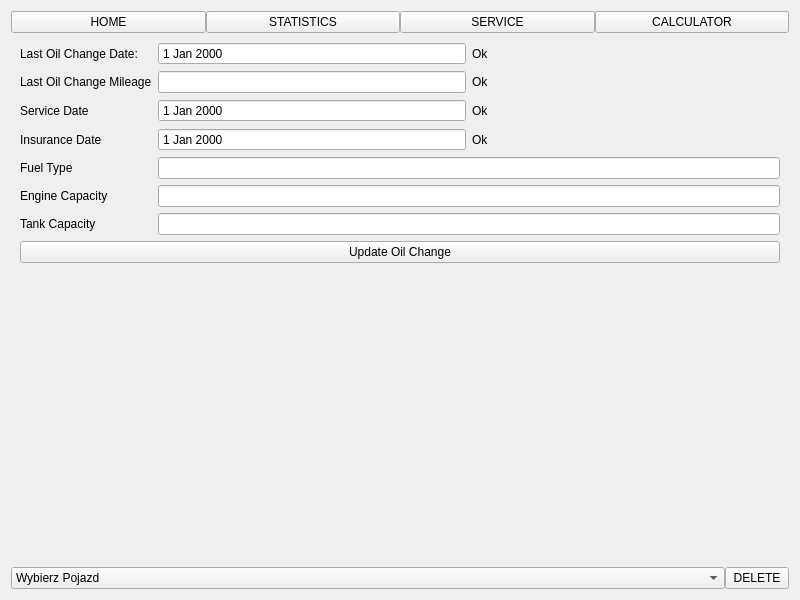
<?xml version="1.0" encoding="UTF-8"?>
<ui version="4.0">
 <class>MainWidget</class>
 <widget class="QWidget" name="MainWidget">
  <property name="geometry">
   <rect>
    <x>0</x>
    <y>0</y>
    <width>800</width>
    <height>600</height>
   </rect>
  </property>
  <property name="windowTitle">
   <string>MainWidget</string>
  </property>
  <layout class="QVBoxLayout" name="verticalLayout_2" stretch="0,0,0">
   <property name="spacing">
    <number>0</number>
   </property>
   <item>
    <layout class="QHBoxLayout" name="MENU_BAR">
     <item>
      <widget class="QPushButton" name="HOME_BUTTON">
       <property name="text">
        <string>HOME</string>
       </property>
       <property name="default">
        <bool>false</bool>
       </property>
      </widget>
     </item>
     <item>
      <widget class="QPushButton" name="STATISTICS_BUTTON">
       <property name="text">
        <string>STATISTICS</string>
       </property>
      </widget>
     </item>
     <item>
      <widget class="QPushButton" name="SERVICE_BUTTON">
       <property name="text">
        <string>SERVICE</string>
       </property>
      </widget>
     </item>
     <item>
      <widget class="QPushButton" name="CALCULATOR_BUTTON">
       <property name="text">
        <string>CALCULATOR</string>
       </property>
      </widget>
     </item>
    </layout>
   </item>
   <item>
    <widget class="QStackedWidget" name="APP_CONTENT">
     <property name="currentIndex">
      <number>2</number>
     </property>
     <widget class="QWidget" name="HOME_PAGE">
      <layout class="QGridLayout" name="gridLayout_2" rowstretch="1" columnstretch="1,0">
       <item row="0" column="1">
        <widget class="QFrame" name="EXPENSES_INFO">
         <property name="frameShape">
          <enum>QFrame::StyledPanel</enum>
         </property>
         <property name="frameShadow">
          <enum>QFrame::Raised</enum>
         </property>
         <layout class="QVBoxLayout" name="verticalLayout_4" stretch="0,1">
          <item>
           <widget class="QFrame" name="EXPENSES_LABEL">
            <property name="frameShape">
             <enum>QFrame::StyledPanel</enum>
            </property>
            <property name="frameShadow">
             <enum>QFrame::Raised</enum>
            </property>
            <layout class="QHBoxLayout" name="horizontalLayout_3" stretch="1,0">
             <item>
              <widget class="QLabel" name="LABEL_EXPENSES">
               <property name="text">
                <string>Expenses</string>
               </property>
              </widget>
             </item>
             <item>
              <layout class="QHBoxLayout" name="EXPENSES_BUTTON_BOX">
               <item>
                <widget class="QPushButton" name="ADD_EXPENSE">
                 <property name="autoFillBackground">
                  <bool>false</bool>
                 </property>
                 <property name="text">
                  <string>+</string>
                 </property>
                 <property name="icon">
                  <iconset theme="list-add">
                   <normaloff>.</normaloff>.</iconset>
                 </property>
                 <property name="iconSize">
                  <size>
                   <width>16</width>
                   <height>16</height>
                  </size>
                 </property>
                 <property name="checkable">
                  <bool>false</bool>
                 </property>
                 <property name="autoRepeat">
                  <bool>false</bool>
                 </property>
                 <property name="autoRepeatInterval">
                  <number>100</number>
                 </property>
                 <property name="autoDefault">
                  <bool>false</bool>
                 </property>
                 <property name="default">
                  <bool>false</bool>
                 </property>
                 <property name="flat">
                  <bool>false</bool>
                 </property>
                </widget>
               </item>
               <item>
                <widget class="QPushButton" name="REMOVE_EXPENSE">
                 <property name="text">
                  <string>-</string>
                 </property>
                 <property name="icon">
                  <iconset theme="list-remove">
                   <normaloff>.</normaloff>.</iconset>
                 </property>
                </widget>
               </item>
              </layout>
             </item>
            </layout>
           </widget>
          </item>
          <item>
           <widget class="QFrame" name="EXPENSES_VALUE">
            <property name="frameShape">
             <enum>QFrame::StyledPanel</enum>
            </property>
            <property name="frameShadow">
             <enum>QFrame::Raised</enum>
            </property>
            <layout class="QVBoxLayout" name="verticalLayout_5">
             <item>
              <widget class="QListWidget" name="EXPENSES_LIST"/>
             </item>
            </layout>
           </widget>
          </item>
         </layout>
        </widget>
       </item>
       <item row="0" column="0">
        <widget class="QFrame" name="PETROL_INFO">
         <property name="frameShape">
          <enum>QFrame::StyledPanel</enum>
         </property>
         <property name="frameShadow">
          <enum>QFrame::Raised</enum>
         </property>
         <layout class="QVBoxLayout" name="verticalLayout">
          <item>
           <widget class="QFrame" name="PETROL_LABEL">
            <property name="frameShape">
             <enum>QFrame::StyledPanel</enum>
            </property>
            <property name="frameShadow">
             <enum>QFrame::Raised</enum>
            </property>
            <layout class="QHBoxLayout" name="horizontalLayout_4" stretch="0,0">
             <item>
              <widget class="QLabel" name="LABEL_PETROL">
               <property name="text">
                <string>Petrol</string>
               </property>
              </widget>
             </item>
             <item>
              <layout class="QHBoxLayout" name="PETROL_BUTTON_BOX">
               <item>
                <widget class="QPushButton" name="ADD_PETROL">
                 <property name="autoFillBackground">
                  <bool>false</bool>
                 </property>
                 <property name="text">
                  <string>+</string>
                 </property>
                 <property name="icon">
                  <iconset theme="list-add">
                   <normaloff>.</normaloff>.</iconset>
                 </property>
                 <property name="iconSize">
                  <size>
                   <width>16</width>
                   <height>16</height>
                  </size>
                 </property>
                 <property name="checkable">
                  <bool>false</bool>
                 </property>
                 <property name="autoRepeat">
                  <bool>false</bool>
                 </property>
                 <property name="autoRepeatInterval">
                  <number>100</number>
                 </property>
                 <property name="autoDefault">
                  <bool>false</bool>
                 </property>
                 <property name="default">
                  <bool>false</bool>
                 </property>
                 <property name="flat">
                  <bool>false</bool>
                 </property>
                </widget>
               </item>
               <item>
                <widget class="QPushButton" name="REMOVE_PETROL">
                 <property name="text">
                  <string>-</string>
                 </property>
                 <property name="icon">
                  <iconset theme="list-remove">
                   <normaloff>.</normaloff>.</iconset>
                 </property>
                </widget>
               </item>
              </layout>
             </item>
            </layout>
           </widget>
          </item>
          <item>
           <widget class="QFrame" name="PETROL_VALUE">
            <property name="frameShape">
             <enum>QFrame::StyledPanel</enum>
            </property>
            <property name="frameShadow">
             <enum>QFrame::Raised</enum>
            </property>
            <layout class="QVBoxLayout" name="verticalLayout_7">
             <item>
              <widget class="QListWidget" name="PETROL_LIST"/>
             </item>
            </layout>
           </widget>
          </item>
         </layout>
        </widget>
       </item>
      </layout>
     </widget>
     <widget class="QWidget" name="STATISTICS_PAGE">
      <layout class="QGridLayout" name="gridLayout_3">
       <item row="0" column="0">
        <layout class="QFormLayout" name="LEFT_PANE">
         <item row="0" column="0">
          <widget class="QLabel" name="CAR_DISPLAY_NAME">
           <property name="text">
            <string>Car Display Name:</string>
           </property>
          </widget>
         </item>
         <item row="0" column="1">
          <widget class="QLabel" name="CAR_DISPLAY_NAME_VALUE">
           <property name="text">
            <string>Car Name</string>
           </property>
          </widget>
         </item>
         <item row="1" column="0">
          <widget class="QLabel" name="CAR_DESCRIPTION">
           <property name="text">
            <string>Car Description:</string>
           </property>
          </widget>
         </item>
         <item row="1" column="1">
          <widget class="QLabel" name="CAR_DESCRIPTION_VALUE">
           <property name="text">
            <string>Description Value</string>
           </property>
          </widget>
         </item>
         <item row="2" column="0">
          <widget class="QLabel" name="CAR_MODEL">
           <property name="text">
            <string>Model:</string>
           </property>
          </widget>
         </item>
         <item row="2" column="1">
          <widget class="QLabel" name="CAR_MODEL_VALUE">
           <property name="text">
            <string>Car Model</string>
           </property>
          </widget>
         </item>
         <item row="3" column="0">
          <widget class="QLabel" name="CAR_BRAND">
           <property name="text">
            <string>Brand:</string>
           </property>
          </widget>
         </item>
         <item row="3" column="1">
          <widget class="QLabel" name="CAR_BRAND_VALUE">
           <property name="text">
            <string>Car Brand</string>
           </property>
          </widget>
         </item>
         <item row="4" column="0">
          <widget class="QLabel" name="CAR_PRODUCTION_DATE">
           <property name="text">
            <string>Production Date:</string>
           </property>
          </widget>
         </item>
         <item row="4" column="1">
          <widget class="QDateEdit" name="CAR_PRODUCTION_DATE_VALUE">
           <property name="enabled">
            <bool>false</bool>
           </property>
           <property name="buttonSymbols">
            <enum>QAbstractSpinBox::NoButtons</enum>
           </property>
          </widget>
         </item>
         <item row="5" column="0">
          <widget class="QLabel" name="CAR_TANK_CAPACITY">
           <property name="text">
            <string>Tank Capacity:</string>
           </property>
          </widget>
         </item>
         <item row="5" column="1">
          <widget class="QLabel" name="CAR_TANK_CAPACITY_VALUE">
           <property name="text">
            <string>Tank Capacity</string>
           </property>
          </widget>
         </item>
         <item row="6" column="0">
          <widget class="QLabel" name="CAR_ENGINE_CAPACITY">
           <property name="text">
            <string>Engine Capacity:</string>
           </property>
          </widget>
         </item>
         <item row="6" column="1">
          <widget class="QLabel" name="CAR_ENGINE_CAPACITY_VALUE">
           <property name="text">
            <string>Engine Capacity</string>
           </property>
          </widget>
         </item>
        </layout>
       </item>
       <item row="0" column="1">
        <layout class="QFormLayout" name="RIGHT_PANE">
         <item row="0" column="0">
          <widget class="QLabel" name="LAST_FILL_RANGE">
           <property name="text">
            <string>Last Fill Distance:</string>
           </property>
          </widget>
         </item>
         <item row="0" column="1">
          <widget class="QLabel" name="LAST_FILL_RANGE_VALUE">
           <property name="text">
            <string>0 km</string>
           </property>
          </widget>
         </item>
         <item row="1" column="0">
          <widget class="QLabel" name="AVERAGE_FILL_RANGE">
           <property name="text">
            <string>Avarage Fill Range:</string>
           </property>
          </widget>
         </item>
         <item row="1" column="1">
          <widget class="QLabel" name="AVERAGE_FILL_RANGE_VALUE">
           <property name="text">
            <string>0 km</string>
           </property>
          </widget>
         </item>
         <item row="2" column="0">
          <widget class="QLabel" name="AVERAGE_FILL_PRICE">
           <property name="text">
            <string>Average Fill Price:</string>
           </property>
          </widget>
         </item>
         <item row="2" column="1">
          <widget class="QLabel" name="AVERAGE_FILL_PRICE_VALUE">
           <property name="text">
            <string>0 PLN</string>
           </property>
          </widget>
         </item>
         <item row="3" column="0">
          <widget class="QLabel" name="TOTAL_FUEL_COST">
           <property name="text">
            <string>Total Fuel Cost:</string>
           </property>
          </widget>
         </item>
         <item row="3" column="1">
          <widget class="QLabel" name="TOTAL_FUEL_COST_VALUE">
           <property name="text">
            <string>0 PLN</string>
           </property>
          </widget>
         </item>
         <item row="4" column="0">
          <widget class="QLabel" name="LAST_KNOWN_MILEAGE">
           <property name="text">
            <string>Last Known Mileage:</string>
           </property>
          </widget>
         </item>
         <item row="4" column="1">
          <widget class="QLabel" name="LAST_KNOWN_MILEAGE_VALUE">
           <property name="text">
            <string>0 km</string>
           </property>
          </widget>
         </item>
        </layout>
       </item>
      </layout>
     </widget>
     <widget class="QWidget" name="SERVICE_PAGE">
      <layout class="QGridLayout" name="gridLayout" rowstretch="0">
       <item row="0" column="0">
        <layout class="QFormLayout" name="SERVICE_CONTAINER">
         <item row="0" column="0">
          <widget class="QLabel" name="SERVICE_LAST_OIL_CHANGE_DATE">
           <property name="text">
            <string>Last Oil Change Date:</string>
           </property>
          </widget>
         </item>
         <item row="0" column="1">
          <layout class="QHBoxLayout" name="SERVICE_LAST_OIL_CHANGE_DATE_CONTAINER">
           <item>
            <widget class="QDateEdit" name="SERVICE_LAST_OIL_CHANGE_DATE_VALUE">
             <property name="enabled">
              <bool>true</bool>
             </property>
             <property name="readOnly">
              <bool>true</bool>
             </property>
             <property name="buttonSymbols">
              <enum>QAbstractSpinBox::NoButtons</enum>
             </property>
            </widget>
           </item>
           <item>
            <widget class="QLabel" name="SERVICE_LAST_OIL_CHANGE_DATE_STATUS">
             <property name="text">
              <string>Ok</string>
             </property>
            </widget>
           </item>
          </layout>
         </item>
         <item row="1" column="0">
          <widget class="QLabel" name="SERVICE_LAST_OIL_CHANGE_MILEAGE">
           <property name="text">
            <string>Last Oil Change Mileage</string>
           </property>
          </widget>
         </item>
         <item row="1" column="1">
          <layout class="QHBoxLayout" name="SERVICE_LAST_OIL_CHANGE_MILEAGE_CONTAINER">
           <item>
            <widget class="QLineEdit" name="SERVICE_LAST_OIL_CHANGE_MILEAGE_VALUE">
             <property name="enabled">
              <bool>true</bool>
             </property>
             <property name="sizePolicy">
              <sizepolicy hsizetype="Minimum" vsizetype="Fixed">
               <horstretch>0</horstretch>
               <verstretch>0</verstretch>
              </sizepolicy>
             </property>
             <property name="readOnly">
              <bool>true</bool>
             </property>
            </widget>
           </item>
           <item>
            <widget class="QLabel" name="SERVICE_LAST_OIL_CHANGE_MILEAGE_STATUS">
             <property name="text">
              <string>Ok</string>
             </property>
            </widget>
           </item>
          </layout>
         </item>
         <item row="2" column="0">
          <widget class="QLabel" name="SERVICE_DATE">
           <property name="text">
            <string>Service Date</string>
           </property>
          </widget>
         </item>
         <item row="2" column="1">
          <layout class="QHBoxLayout" name="SERVICE_DATE_CONTAINER">
           <item>
            <widget class="QDateEdit" name="SERVICE_DATE_VALUE">
             <property name="enabled">
              <bool>true</bool>
             </property>
             <property name="readOnly">
              <bool>true</bool>
             </property>
             <property name="buttonSymbols">
              <enum>QAbstractSpinBox::NoButtons</enum>
             </property>
            </widget>
           </item>
           <item>
            <widget class="QLabel" name="SERVICE_DATE_STATUS">
             <property name="text">
              <string>Ok</string>
             </property>
            </widget>
           </item>
          </layout>
         </item>
         <item row="4" column="0">
          <widget class="QLabel" name="SERVICE_FUEL_TYPE">
           <property name="text">
            <string>Fuel Type</string>
           </property>
          </widget>
         </item>
         <item row="4" column="1">
          <widget class="QLineEdit" name="SERVICE_FUEL_TYPE_VALUE">
           <property name="enabled">
            <bool>true</bool>
           </property>
           <property name="readOnly">
            <bool>true</bool>
           </property>
          </widget>
         </item>
         <item row="5" column="0">
          <widget class="QLabel" name="SERVICE_ENGINE_CAPACITY">
           <property name="text">
            <string>Engine Capacity</string>
           </property>
          </widget>
         </item>
         <item row="5" column="1">
          <widget class="QLineEdit" name="SERVICE_ENGINE_CAPACITY_VALUE">
           <property name="enabled">
            <bool>true</bool>
           </property>
           <property name="readOnly">
            <bool>true</bool>
           </property>
          </widget>
         </item>
         <item row="6" column="0">
          <widget class="QLabel" name="SERVICE_TANK_CAPACITY">
           <property name="text">
            <string>Tank Capacity</string>
           </property>
          </widget>
         </item>
         <item row="6" column="1">
          <widget class="QLineEdit" name="SERVICE_TANK_CAPACITY_VALUE">
           <property name="enabled">
            <bool>true</bool>
           </property>
           <property name="readOnly">
            <bool>true</bool>
           </property>
          </widget>
         </item>
         <item row="3" column="0">
          <widget class="QLabel" name="SERVICE_INSURANCE_DATE">
           <property name="text">
            <string>Insurance Date</string>
           </property>
          </widget>
         </item>
         <item row="3" column="1">
          <layout class="QHBoxLayout" name="SERVICE_INSURANCE_DATE_CONTAINER">
           <item>
            <widget class="QDateEdit" name="SERVICE_INSURANCE_DATE_VALUE">
             <property name="enabled">
              <bool>true</bool>
             </property>
             <property name="readOnly">
              <bool>true</bool>
             </property>
             <property name="buttonSymbols">
              <enum>QAbstractSpinBox::NoButtons</enum>
             </property>
            </widget>
           </item>
           <item>
            <widget class="QLabel" name="SERVICE_INSURANCE_DATE_STATUS">
             <property name="text">
              <string>Ok</string>
             </property>
            </widget>
           </item>
          </layout>
         </item>
         <item row="7" column="0" colspan="2">
          <widget class="QPushButton" name="SERVICE_OIL_CHANGE_UPDATE_BTN">
           <property name="text">
            <string>Update Oil Change</string>
           </property>
          </widget>
         </item>
        </layout>
       </item>
      </layout>
     </widget>
     <widget class="QWidget" name="CALCULATOR_PAGE">
      <layout class="QVBoxLayout" name="verticalLayout_6">
       <item>
        <widget class="QComboBox" name="CALCULATOR_OPERATION_PICK">
         <item>
          <property name="text">
           <string>Trip Price</string>
          </property>
         </item>
         <item>
          <property name="text">
           <string>Range</string>
          </property>
         </item>
         <item>
          <property name="text">
           <string>Fuel Consumption Unit</string>
          </property>
         </item>
         <item>
          <property name="text">
           <string>Needed Fuel</string>
          </property>
         </item>
        </widget>
       </item>
       <item>
        <widget class="QFrame" name="CALCULATOR_FIELDS_CONTAINER">
         <property name="frameShape">
          <enum>QFrame::StyledPanel</enum>
         </property>
         <property name="frameShadow">
          <enum>QFrame::Raised</enum>
         </property>
         <layout class="QGridLayout" name="gridLayout_4">
          <item row="0" column="2">
           <widget class="QDoubleSpinBox" name="CALCULATOR_DISTANCE_VALUE">
            <property name="suffix">
             <string> Km</string>
            </property>
            <property name="maximum">
             <double>100000000000000004764729344.000000000000000</double>
            </property>
           </widget>
          </item>
          <item row="4" column="0">
           <widget class="QLabel" name="CALCULATOR_FUEL_CONSUMPTION_LABEL">
            <property name="text">
             <string>Fuel Consumption:</string>
            </property>
           </widget>
          </item>
          <item row="4" column="2">
           <widget class="QDoubleSpinBox" name="CALCULATOR_FUEL_CONSUMPTION_VALUE">
            <property name="suffix">
             <string> L/1000km</string>
            </property>
            <property name="maximum">
             <double>100000000000000004764729344.000000000000000</double>
            </property>
           </widget>
          </item>
          <item row="5" column="2">
           <widget class="QDoubleSpinBox" name="CALCULATOR_NEEDED_FUEL_VALUE">
            <property name="enabled">
             <bool>false</bool>
            </property>
            <property name="suffix">
             <string> L</string>
            </property>
            <property name="maximum">
             <double>10000000000000000000000.000000000000000</double>
            </property>
           </widget>
          </item>
          <item row="5" column="0">
           <widget class="QLabel" name="CALCULATOR_NEEDED_FUEL_LABEL">
            <property name="enabled">
             <bool>false</bool>
            </property>
            <property name="text">
             <string>Needed Fuel: </string>
            </property>
           </widget>
          </item>
          <item row="0" column="0">
           <widget class="QLabel" name="CALCULATOR_DISTANCE_LABEL">
            <property name="text">
             <string>Distance: </string>
            </property>
           </widget>
          </item>
          <item row="6" column="0">
           <widget class="QLabel" name="CALCULATOR_RIDE_PRICE_LABEL">
            <property name="text">
             <string>Ride Price: </string>
            </property>
           </widget>
          </item>
          <item row="1" column="2">
           <widget class="QDoubleSpinBox" name="CALCULATOR_FUEL_PRICE_VALUE">
            <property name="suffix">
             <string> PLN</string>
            </property>
            <property name="maximum">
             <double>100000000000000000.000000000000000</double>
            </property>
           </widget>
          </item>
          <item row="6" column="2">
           <widget class="QDoubleSpinBox" name="CALCULATOR_RIDE_PRICE_VALUE">
            <property name="suffix">
             <string> PLN</string>
            </property>
            <property name="maximum">
             <double>9999999999999999583119736832.000000000000000</double>
            </property>
           </widget>
          </item>
          <item row="1" column="0">
           <widget class="QLabel" name="CALCULATOR_FUEL_PRICE_LABEL">
            <property name="text">
             <string>Fuel Price: </string>
            </property>
           </widget>
          </item>
         </layout>
        </widget>
       </item>
       <item>
        <widget class="QPushButton" name="CALCULATOR_CALCULATE_BUTTON">
         <property name="text">
          <string>Calculate</string>
         </property>
        </widget>
       </item>
      </layout>
     </widget>
    </widget>
   </item>
   <item>
    <layout class="QHBoxLayout" name="SELECT_CAR_MENU" stretch="1,0">
     <property name="spacing">
      <number>0</number>
     </property>
     <item>
      <widget class="QComboBox" name="SELECT_CAR">
       <item>
        <property name="text">
         <string>Wybierz Pojazd</string>
        </property>
       </item>
      </widget>
     </item>
     <item>
      <widget class="QPushButton" name="DELETE_BUTTON">
       <property name="sizePolicy">
        <sizepolicy hsizetype="Minimum" vsizetype="Fixed">
         <horstretch>0</horstretch>
         <verstretch>0</verstretch>
        </sizepolicy>
       </property>
       <property name="minimumSize">
        <size>
         <width>0</width>
         <height>0</height>
        </size>
       </property>
       <property name="maximumSize">
        <size>
         <width>64</width>
         <height>16777215</height>
        </size>
       </property>
       <property name="text">
        <string>DELETE</string>
       </property>
      </widget>
     </item>
    </layout>
   </item>
  </layout>
 </widget>
 <resources/>
 <connections/>
</ui>
